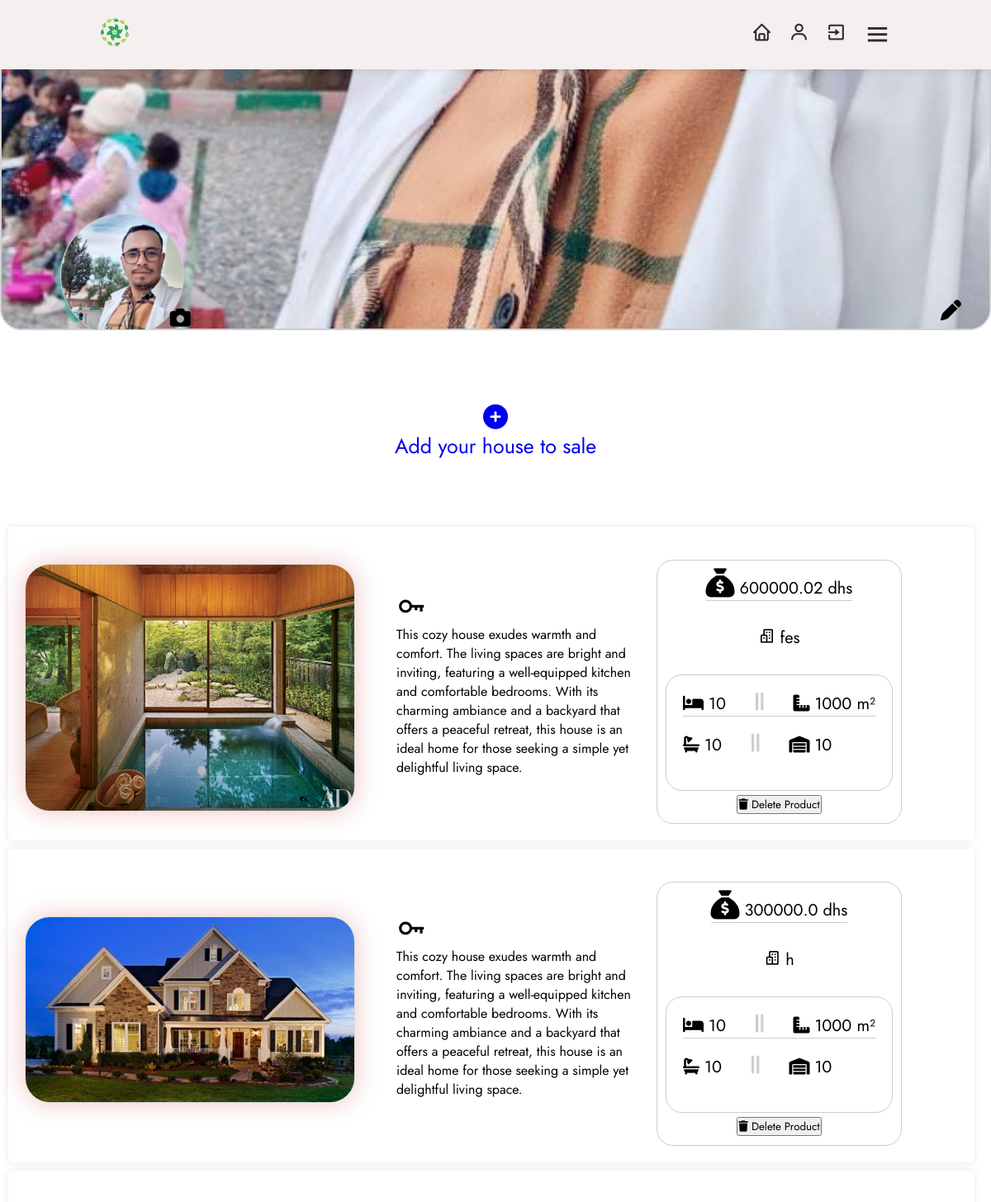
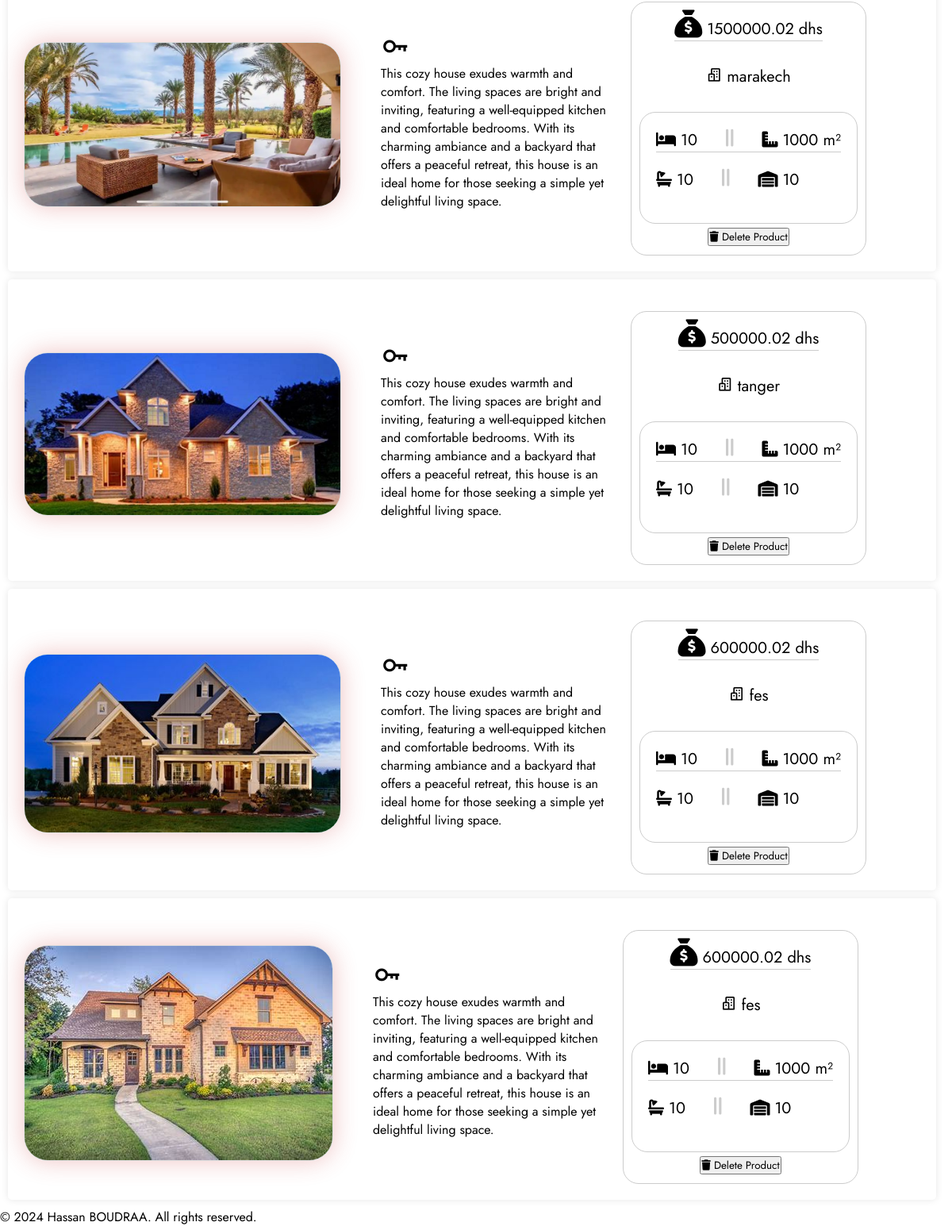
Screenshot of /user/HASSAN_BOUDRAA (signed in) with the database file from the repository (2 pictures, top to bottom).
### models/user.py (models this page shows)
class Icover(db.Model):
     id = db.Column(db.String(50), primary_key=True, default=lambda: str( uuid.uuid4()), unique=True, nullable=False)
     imagecover_path = db.Column(db.String(255), nullable=True)
     user_id = db.Column(db.String(50),db.ForeignKey('user.id'),nullable=False)
     user = db.relationship('User', backref=db.backref('Icover', lazy=True))

class Iprofile(db.Model):
    id = db.Column(db.String(50), primary_key=True, default=lambda: str( uuid.uuid4()), unique=True, nullable=False)
    imageprofile_path = db.Column(db.String(255), nullable=True)
    user_id = db.Column(db.String(50),db.ForeignKey('user.id'),nullable=False)
    user = db.relationship('User', backref=db.backref('Iprofile', lazy=True))

class Products(db.Model):
    id = db.Column(db.String(50), primary_key=True, default=lambda: str( uuid.uuid4()), unique=True, nullable=False)
    name = db.Column(db.String(255), nullable=False)
    city = db.Column(db.String(8), nullable=False)
    price = db.Column(db.Float, nullable=False)
    image_path = db.Column(db.String(255), nullable=True)
    num_rooms = Column(Integer, nullable=False)
    section = Column(Integer, nullable=False)
    num_bain = Column(Integer, nullable=False)
    window_per_house = Column(Integer, nullable=False)
    user_id = db.Column(db.String(50),db.ForeignKey('user.id'),nullable=False)
    user = db.relationship('User', backref=db.backref('products', lazy=True))

### models/app.py (the view)
    @app.route('/user/<username>')
    @login_required
    def user(username):
        user_data = get_user_data(username)
        if not user_data:
            flash('User not found.', 'error')
            return redirect(url_for('dashboard'))
        user_products = Products.query.filter_by(user_id=user_data.id).order_by(asc(Products.id)).all()
        for product in user_products:
            print("Product Image Path:", product.image_path)
        user_iprofile = Iprofile.query.filter_by(user_id=user_data.id).order_by(asc(Iprofile.id)).all()
        for iprofile in user_iprofile:
            print("Imageprofile Path:", iprofile.imageprofile_path)
        user_icover = Icover.query.filter_by(user_id=user_data.id).order_by(asc(Icover.id)).all()
        for icover in user_icover:
            print("Imageprofile Path:", icover.imagecover_path)
        return render_template('user.html', user=current_user, username=username, user_products=user_products, user_icover=user_icover, user_iprofile=user_iprofile, user_data=user_data)

### models/db.py (called while the page is built)
def get_user_data(username):
    user = User.query.filter_by(username=username).first()
    if user is not None:
        return user
    else:
        return None

### models/templates/user.html (shortened to what this page needs)
<!DOCTYPE html>
<html lang="en">
        <head>
                <link rel="stylesheet" href="{{ url_for('static', filename='style/dashboard.css') }}">
                <link rel="stylesheet" href="https://cdnjs.cloudflare.com/ajax/libs/font-awesome/5.15.2/css/all.min.css">
                <link rel="stylesheet" href="https://cdnjs.cloudflare.com/ajax/libs/font-awesome/6.4.2/css/all.min.css" />
                <link rel="stylesheet" href="https://unpkg.com/boxicons@latest/css/boxicons.min.css">
                <link href="https://cdn.jsdelivr.net/npm/bootstrap-icons@1.21.0/font/bootstrap-icons.css" rel="stylesheet">
        </head>
        <body>
                <header>
                        <div class="logo">
                                <img src="{{ url_for('static', filename='images/icon.png') }}" alt="Icon">
                        </div>
                        <div class="nav-icon">
                                <a onclick="window.location.href='{{ url_for('dashboard') }}'"><i class='bx bx-home'></i></a>
                                <a onclick="window.location.href='{{ url_for('user', username=current_user.username) }}'"><i class='bx bx-user'></i></a>
                                <a onclick="window.location.href='{{ url_for('exit') }}'"><i class='bx bx-exit'></i></a>
                                <div class="bx bx-menu" id="menu-icon"></div>
                        </div>
                </header>
		<div class="container1">
			{% if current_user.Icover %}
			      {% for icover in current_user.Icover %}
			             <img src="{{ url_for('serve_image', filename=icover.imagecover_path.split('/')[-1]) }}" alt="Imagecover">
			      {% endfor %}
			{% else %}
			             <p>No profile image available</p>
			{% endif %}
		    <i class="fa-solid fa-pen" onclick="openModal('myModal1')"></i>
		    <div class="circle">
			    {% if current_user.Iprofile %}
			        {% for iprofile in current_user.Iprofile %}
				     <img src="{{ url_for('serve_image', filename=iprofile.imageprofile_path.split('/')[-1]) }}" alt="Imageprofile">
				{% endfor %}
			    {% else %}
			             <p>No profile image available</p>
			    {% endif %}
			    <i class="fa-solid fa-camera" onclick="openModal('myModal2')"></i>
		    </div>
		</div>
                <a href="{{ url_for('add_product') }}">
                        <div class="acourd">
                                <i class="fas fa-plus-circle add-product-icon" style="font-size: 30px; "> </i>
                                <p>Add your house to sale</p>
                        </div>
                </a>
                <section class="inside">
                                {% for product in user_products %}
                                <div class="card">
                                     {% if product.image_path %}
                                        <img class="product-image" src="{{ url_for('serve_image', filename=product.image_path.split('/')[-1]) }}" alt="Product Image">
                                     {% else %}
                                              <p>No Image Available</p>
                                     {% endif %}
                                        <a style="max-width: 300px; margin-right: 15px;">
                                                <i class='bx bx-key' style="font-size: 38px"></i><p>   {{ product.name }} </p>
                                        </a>
                                        <div class="product-info">
                                                       <li style="border-bottom: 1px solid #ccc; margin-bottom: 30px;">
                                                                <i class="fa-solid fa-sack-dollar" style="font-size: 35px;"></i>   {{ product.price }} dhs
                                                       </li>
                                                       <p style="margin-bottom: 30px;">
                                                                <i class='bx bx-buildings'></i>   {{ product.city }}
                                                       </p>
                                                       <a style="border: 1px solid #ccc; border-radius: 20px; padding: 20px;">
                                                                 <p style="border-bottom: 1px solid #ccc; margin-bottom: 20px;">
                                                                        <i class="fa-solid fa-bed"></i> {{ product.num_rooms }}
                                                                        <i class="fa-solid fa-grip-lines-vertical" style="color: #ccc; font-size: 25px; margin-left: 30px; margin-right: 30px"></i>
                                                                        <i class="fa-solid fa-ruler-combined"></i>    {{ product.section }} m²
                                                                 </p>
                                                                 <p style="margin-bottom: 20px; margin-bottom: 20px;">
                                                                        <i class="fa-solid fa-bath"></i>    {{ product.num_bain }}
                                                                        <i class="fa-solid fa-grip-lines-vertical" style="color: #ccc; font-size: 25px; margin-left: 30px; margin-right: 30px;"></i>
                                                                        <i class="fa-solid fa-warehouse"></i>     {{ product.window_per_house }}
                                                                 </p>
                                                       </a>
                                                       <form action="{{ url_for('delete_product', product_id=product.id) }}" method="post"
                                                               onsubmit="return confirm('Are you sure you want to delete this product?')">
                                                               <button type="submit" class="delete-product-button">
                                                                       <i class="fas fa-trash"></i> Delete Product
                                                               </button>
                                                       </form>
                                        </div>
                                </div>
                                {% endfor %}
                </section>
        </body>
        <footer>
                <p>&copy; 2024 Hassan BOUDRAA. All rights reserved.</p>
        </footer>
</html>

### models/static/style/dashboard.css (style rules this page uses)
* { margin: 0; padding: 0; box-sizing: border-box; font-family: 'Jost', sans-serif; list-style: none; text-decoration: none; }
header { position: fixed; width: 100%; top: 0; right: 0; z-index: 1000; display: flex; align-items: center; justify-content: space-between; padding: 20px 10%; background-color: #f5efef; box-shadow: 0 0 10px rgba(0, 0, 0, 0.1); }
.logo img { max-width: 120px; height: 1cm; }
.nav-icon { display: flex; align-items: center; }
.nav-icon i { margin-right: 20px; color: #2c2c2c; font-size: 25px; font-weight: 400; transform: all .42s ease; }
#menu-icon { font-size: 35px; color: #2c2c2c; z-index: 10001; cursor: pointer; }
.inside { padding-top: 70px; padding-right: 10px; }
.card { display: flex; background-color: none; margin-bottom: 20px; align-items: center; padding: 20px; margin: 10px; border-radius: 5px; box-shadow: 0 0 10px rgba(0, 0, 0, 0.1); }
.product-image { margin-right: 50px; max-width: 400px; height: auto; margin-top: 10px; border: 1px solid #ddd; border-radius: 30px; overflow: hidden; box-shadow: 0 0 30px rgba(201, 57, 57, 0.3); }
.product-info { margin-top: 20px; padding: 10px; border: 1px solid #ccc; border-radius: 20px; display: flex; flex-direction: column; font-size: 20px; align-items: CENTER; justify-content: flex-start; flex-wrap: wrap; }
.acourd { padding-top: 10px; text-align: center; }
.acourd p { font-size: 25px; }
.container1 { position: relative; display: flex; align-items: flex-end; margin-bottom: 80px; width: 100%; overflow: hidden; border-radius: 25px; height: 400px; border: 1px solid lightgray; }
.circle { position: absolute; left: 6%; bottom: -10px; width: 150px; height: 150px; border: 1px solid #CCC; border-radius: 50%; display: flex; align-items: center; justify-content: center; }
.container1 i { margin-bottom: 10px; margin-left: 95%; align-self: flex-end; color: #000000; font-size: 25px; z-index: 999; border-radius: 50%; cursor: pointer; transform: all .42s ease; }
.container1 img { position: absolute; width: 100%; height: auto; border: 1px solid #ccc; border-radius: 25px; display: flex; object-fit: cover; }
.circle img { position: absolute; width: 150px; height: 150px; border: 1px solid #ccc; border-radius: 50%; display: flex; align-items: center; justify-content: center; }

### rows the page displays
Icover: imagecover_path (picture)
Iprofile: imageprofile_path (picture)
Products: image_path (picture), name "This cozy house exudes warmth and comfort. The living spaces are bright and inviting, featuring a well-equipped kitchen and comfortable bedrooms. With its charming ambiance and a backyard that offers a peaceful retreat, this house is an ideal home for those seeking a simple yet delightful living space.", price "600000.02", city "fes", num_rooms "10", section "1000", num_bain "10", window_per_house "10"
Products: image_path (picture), name "This cozy house exudes warmth and comfort. The living spaces are bright and inviting, featuring a well-equipped kitchen and comfortable bedrooms. With its charming ambiance and a backyard that offers a peaceful retreat, this house is an ideal home for those seeking a simple yet delightful living space.", price "300000.0", city "h", num_rooms "10", section "1000", num_bain "10", window_per_house "10"
Products: image_path (picture), name "This cozy house exudes warmth and comfort. The living spaces are bright and inviting, featuring a well-equipped kitchen and comfortable bedrooms. With its charming ambiance and a backyard that offers a peaceful retreat, this house is an ideal home for those seeking a simple yet delightful living space.", price "1500000.02", city "marakech", num_rooms "10", section "1000", num_bain "10", window_per_house "10"
Products: image_path (picture), name "This cozy house exudes warmth and comfort. The living spaces are bright and inviting, featuring a well-equipped kitchen and comfortable bedrooms. With its charming ambiance and a backyard that offers a peaceful retreat, this house is an ideal home for those seeking a simple yet delightful living space.", price "500000.02", city "tanger", num_rooms "10", section "1000", num_bain "10", window_per_house "10"
Products: image_path (picture), name "This cozy house exudes warmth and comfort. The living spaces are bright and inviting, featuring a well-equipped kitchen and comfortable bedrooms. With its charming ambiance and a backyard that offers a peaceful retreat, this house is an ideal home for those seeking a simple yet delightful living space.", price "600000.02", city "fes", num_rooms "10", section "1000", num_bain "10", window_per_house "10"
Products: image_path (picture), name "This cozy house exudes warmth and comfort. The living spaces are bright and inviting, featuring a well-equipped kitchen and comfortable bedrooms. With its charming ambiance and a backyard that offers a peaceful retreat, this house is an ideal home for those seeking a simple yet delightful living space.", price "600000.02", city "fes", num_rooms "10", section "1000", num_bain "10", window_per_house "10"
